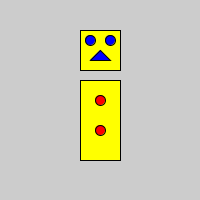
Frame 1 (no input)
Frame 60 (the mouse pressed at the canvas centre just before this capture): identical to frame 1, image omitted
Frame 120 (the mouse held since frame 60 and released just before this capture): identical to frame 1, image omitted

The Processing sketch that drew this single still picture (run headless with seeded random() and noise(); from frame 60 on, the mouse is pressed at the canvas centre):

// Processing sketch: processing_89846
// ── processing_89846.pde

void setup(){
size(200,200);
}

void draw(){
 
  //face and body
  fill(255,255,0); 
  rect(80,30,40,40);
  rect(80,80,40,80);
  //eye
  fill(0,0,255);
  ellipse(90,40,10,10);
  ellipse(110,40,10,10);
  //mouth
  triangle(90,60,110,60,100,50);
  //buttons
  fill(255,0,0);
  ellipse(100,100,10,10);
  ellipse(100,130,10,10);
  

}
